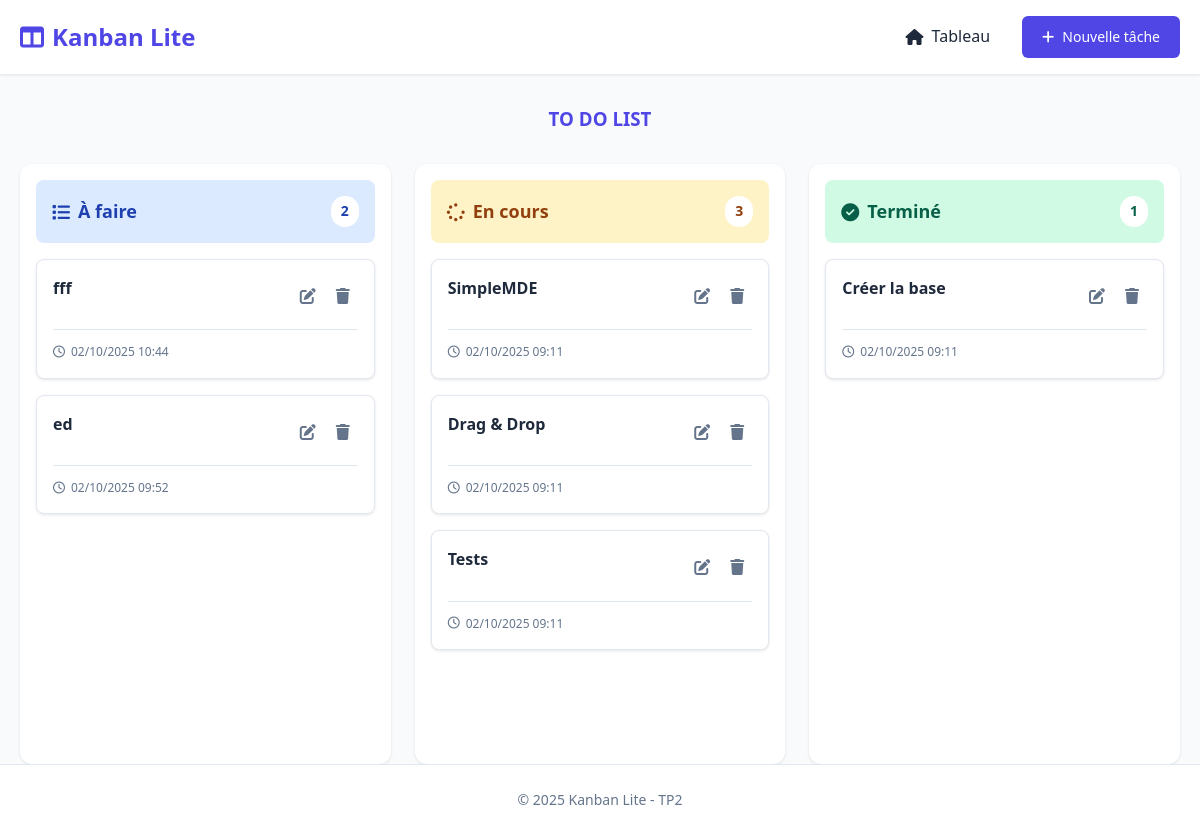
The page / on the database its author committed.
### tables this page shows
CREATE TABLE tasks (
    id INTEGER PRIMARY KEY AUTOINCREMENT,
    title TEXT NOT NULL,
    description TEXT,
    status TEXT NOT NULL DEFAULT 'todo',
    created_at TEXT NOT NULL,
    updated_at TEXT NOT NULL
);

### controllers/TaskController.php (called while the page is built, shortened)
<?php
require_once __DIR__ . '/../models/TaskModel.php';
function listTasks() {
    $allTasks = getAllTasks();
    $todoTasks = $inProgressTasks = $doneTasks = [];
    foreach ($allTasks as $task) {
        if ($task['status'] === 'todo') $todoTasks[] = $task;
        elseif ($task['status'] === 'in_progress') $inProgressTasks[] = $task;
        elseif ($task['status'] === 'done') $doneTasks[] = $task;
    }
    $columns = [
        'todo' => ['title' => 'À faire', 'tasks' => $todoTasks, 'class' => 'todo'],
        'in_progress' => ['title' => 'En cours', 'tasks' => $inProgressTasks, 'class' => 'in-progress'],
        'done' => ['title' => 'Terminé', 'tasks' => $doneTasks, 'class' => 'done']
    ];
    require __DIR__ . '/../views/tasks/list.php';
}

### models/TaskModel.php (called while the page is built, shortened)
<?php
function getDatabase() {
    try {
        $db = new PDO('sqlite:' . __DIR__ . '/../database.sqlite');
        $db->setAttribute(PDO::ATTR_ERRMODE, PDO::ERRMODE_EXCEPTION);
        return $db;
    } catch (PDOException $e) {
        die('Erreur: ' . $e->getMessage());
    }
}
function getAllTasks() {
    $db = getDatabase();
    return $db->query('SELECT * FROM tasks ORDER BY created_at DESC')->fetchAll(PDO::FETCH_ASSOC);
}

### views/tasks/list.php (the view, shortened to what this page needs)
<div style="text-align: center; margin: 30px 0;">
    <h3 style="color: #4f46e5; margin-bottom: 20px;">TO DO LIST</h3>
</div>
<div class="kanban-board">
    <?php foreach ($columns as $statusKey => $column): ?>
        <div class="kanban-column" data-status="<?= $statusKey ?>">
            <div class="column-header <?= $column['class'] ?>">
                <h2>
                    <?php if ($statusKey === 'todo'): ?><i class="fas fa-list"></i>
                    <?php elseif ($statusKey === 'in_progress'): ?><i class="fas fa-spinner"></i>
                    <?php else: ?><i class="fas fa-check-circle"></i><?php endif; ?>
                    <?= $column['title'] ?>
                </h2>
                <span class="task-count"><?= count($column['tasks']) ?></span>
            </div>
            <div class="tasks-container" data-status="<?= $statusKey ?>">
                <?php if (empty($column['tasks'])): ?>
                    <div class="empty-column"><i class="fas fa-inbox"></i><p>Aucune tâche</p></div>
                <?php else: ?>
                    <?php foreach ($column['tasks'] as $task): ?>
                        <div class="task-card" draggable="true" data-task-id="<?= $task['id'] ?>" data-status="<?= $task['status'] ?>">
                            <div class="task-header">
                                <h3 class="task-title"><?= htmlspecialchars($task['title']) ?></h3>
                                <div class="task-actions">
                                    <a href="index.php?route=edit&id=<?= $task['id'] ?>" class="btn-icon" title="Modifier"><i class="fas fa-edit"></i></a>
                                    <a href="index.php?route=delete&id=<?= $task['id'] ?>" class="btn-icon btn-delete" title="Supprimer" onclick="return confirm('Supprimer?')"><i class="fas fa-trash"></i></a>
                                </div>
                            </div>
                            <div class="task-footer">
                                <span class="task-date"><i class="far fa-clock"></i> <?= date('d/m/Y H:i', strtotime($task['created_at'])) ?></span>
                            </div>
                        </div>
                    <?php endforeach; ?>
                <?php endif; ?>
            </div>
        </div>
    <?php endforeach; ?>
</div>
<?php $content = ob_get_clean(); require __DIR__ . '/../layout.php'; ?>

### public/css/style.css (style rules this page uses)
* { margin:0;padding:0;box-sizing:border-box }
:root { --primary:#4f46e5;--secondary:#64748b;--success:#10b981;--danger:#ef4444;--bg:#f8fafc;--card:#fff;--text:#1e293b;--border:#e2e8f0;--shadow:0 1px 3px rgba(0,0,0,.1) }
body { font-family:system-ui,sans-serif;background:var(--bg);color:var(--text);line-height:1.6;min-height:100vh;display:flex;flex-direction:column }
.btn-icon { padding:.5rem;background:transparent;border:none;cursor:pointer;color:var(--secondary);transition:.2s;border-radius:.25rem }
.kanban-board { display:grid;grid-template-columns:repeat(3,1fr);gap:1.5rem;margin-top:1.5rem }
.kanban-column { background:var(--card);border-radius:.75rem;padding:1rem;box-shadow:var(--shadow);min-height:600px;display:flex;flex-direction:column }
.column-header { padding:1rem;border-radius:.5rem;margin-bottom:1rem;display:flex;justify-content:space-between;align-items:center }
.column-header.todo { background:#dbeafe;color:#1e40af }
.column-header.in-progress { background:#fef3c7;color:#92400e }
.column-header.done { background:#d1fae5;color:#065f46 }
.column-header h2 { font-size:1.125rem;font-weight:600;display:flex;align-items:center;gap:.5rem }
.task-count { background:#fff;padding:.25rem .625rem;border-radius:9999px;font-size:.875rem;font-weight:600 }
.tasks-container { flex:1;display:flex;flex-direction:column;gap:1rem;min-height:200px }
.task-card { background:#fff;border:1px solid var(--border);border-radius:.5rem;padding:1rem;cursor:move;transition:.2s;box-shadow:var(--shadow) }
.task-header { display:flex;justify-content:space-between;align-items:flex-start;gap:.5rem;margin-bottom:.75rem }
.task-title { font-size:1rem;font-weight:600;flex:1 }
.task-actions { display:flex;gap:.25rem }
.task-footer { padding-top:.75rem;border-top:1px solid var(--border) }
.task-date { font-size:.75rem;color:var(--secondary);display:flex;align-items:center;gap:.375rem }

### rows shown on the page
tasks: title "fff", created_at "02/10/2025 10:44"
tasks: title "ed", created_at "02/10/2025 09:52"
tasks: title "SimpleMDE", created_at "02/10/2025 09:11"
tasks: title "Drag & Drop", created_at "02/10/2025 09:11"
tasks: title "Tests", created_at "02/10/2025 09:11"
tasks: title "Créer la base", created_at "02/10/2025 09:11"

### other values the page prints
$column['title'] "À faire"
count($column['tasks']) "2"
$column['title'] "En cours"
count($column['tasks']) "3"
$column['title'] "Terminé"
count($column['tasks']) "1"
